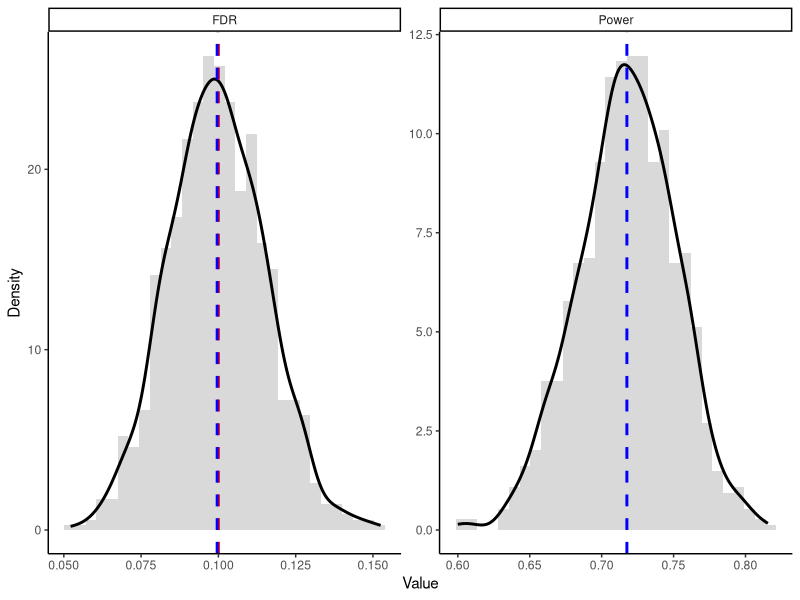

Source code (R):
# packages
library(mgcv)
library(ggplot2)
library(flexmix)

# --- Functions ---
generate_data_mix <- function(n) {
  x <- rnorm(n, 0, 1)
  
  ## x-dependent mixture probability
  pi_x <- plogis(4 * (x - 0.25))
  
  z <- rbinom(n, 1, pi_x)
  
  ## high-mean, high-uncertainty component
  mu_H <- 2.7 + 0.5 * x + 0.2 * x^2
  sigma_H <- 3.0
  
  ## stable positive component for smaller x
  mu_L <- 0.7 - 1.4 * x
  sigma_L <- 0.30
  
  y <- ifelse(
    z == 1,
    rnorm(n, mean = mu_H, sd = sigma_H),
    rnorm(n, mean = mu_L, sd = sigma_L)
  )
  
  ## true conditional mean and sd, useful for diagnosis
  cond_mu <- pi_x * mu_H + (1 - pi_x) * mu_L
  cond_var <- pi_x * (sigma_H^2 + mu_H^2) +
    (1 - pi_x) * (sigma_L^2 + mu_L^2) -
    cond_mu^2
  cond_sd <- sqrt(pmax(cond_var, 1e-8))
  
  data.frame(
    x = x,
    z_latent = z,
    pi_x = pi_x,
    mu_H = mu_H,
    mu_L = mu_L,
    cond_mu = cond_mu,
    cond_sd = cond_sd,
    y = y
  )
}

calc_score <- function(df, m_mu, m_sigma, c_val) {
  if(model=="misspecified"){
    pred_mu <- predict(m_mu, df) # linear model
  }else{
    pred_mu <- unlist(predict(m_mu, df, aggregate=TRUE)) # mix model
  }
  #abs_res
  pred_sigma <- pmax(predict(m_sigma, df), 0.01) # 防止分母为0
  #res2
  #pred_sigma <- sqrt(pmax(predict(m_sigma, df), 0.01))
  #sheridan
  return((pred_mu - c_val) / pred_sigma)
  #return((df$cond_mu-c_val)/df$cond_sd)
  #oracle
  #p_H <- pnorm((df$mu_H - c_val) / 3.0)
  #p_L <- pnorm((df$mu_L - c_val) / 0.30)
  #df$pi_x * p_H + (1 - df$pi_x) * p_L
}

set.seed(2026)

n <- 5000
c_threshold <- 1
alpha <- 0.1
delta <- 1
n_sim <- 1000
model <- "misspecified"
#model <- "correct"

results <- matrix(0, n_sim, 2)
colnames(results) <- c("FDR","Power")
pb <- txtProgressBar(min = 0, max = n_sim, style = 3)

system.time({
for(sim in 1:n_sim){
  # --- Data Generation --
  data <- generate_data_mix(n)
  
  # --- Data Splitting ---
  idx <- sample(1:n)
  d_train <- data[idx[1:(n/4)], ]
  d_var   <- data[idx[(n/4+1):(n/2)], ]
  d_cal   <- data[idx[(n/2+1):(3*n/4)], ]
  d_test  <- data[idx[(3*n/4+1):n], ]
  
  # --- First Stage: Linear prediction model ---
  if(model=="misspecified"){
    model_mu <- lm(y~poly(x,2), data = d_train) # misspecified
  }else{
    #model_mu <- flexmix(y~poly(x,2), data = d_train, k=2) # correct
    model_mu <- flexmix(y ~ poly(x, 2, raw = TRUE), data = d_train, k = 2, concomitant = FLXPmultinom(~ x))
  }
  
  # --- Second Stage: Sigma model ---
  if(model=="misspecified"){
    #d_var$res2 <- (d_var$y - predict(model_mu, d_var))^2 # linear model
    d_var$resid <- d_var$y - predict(model_mu, newdata = d_var)
    d_var$abs_resid <- abs(d_var$resid)
  }else{
    #d_var$res2 <- (d_var$y - unlist(predict(model_mu, d_var,aggregate=TRUE)))^2 # mix model
    d_var$resid <- d_var$y - unlist(predict(model_mu, d_var,aggregate=TRUE))
    d_var$abs_resid <- abs(d_var$resid)
  }
  #model_sigma <- lm(res2 ~ poly(x,3), data=d_var)
  model_sigma <- lm(abs_resid ~ poly(x,3), data = d_var)
  
  # --- Third Stage: Sheridan scores (S = (mu - c) / sigma) ---
  d_cal$S <- calc_score(d_cal, model_mu, model_sigma, c_threshold)
  d_test$S <- calc_score(d_test, model_mu, model_sigma, c_threshold)
  
  # --- Fourth Stage: FDR control ---
  #cal_scores <- sort(unique(d_cal$S), decreasing = FALSE)
  #best_t <- -Inf
  
  #for (t in cal_scores) {
  #  false_alarms_cal <- sum(d_cal$S > t & d_cal$y > c_threshold)
  #  total_selected_cal <- sum(d_cal$S > t)
  #  if (total_selected_cal == 0) next
    
    # estimate FDR
  #  est_fdr <- false_alarms_cal / total_selected_cal
    
  #  if (est_fdr <= alpha) {
  #    best_t <- t
  #    break
  #  } else {
  #    best_t <- t
  #  }
  #}
  
  # sort by score (descending)
  ord <- order(d_cal$S, decreasing = TRUE)
  S_sorted <- d_cal$S[ord]
  y_sorted <- d_cal$y[ord]
  
  # indicator of false alarm
  false_alarm <- (y_sorted <= c_threshold)
  
  # cumulative sums
  cum_selected <- seq_along(S_sorted)
  cum_false <- cumsum(false_alarm)+delta
  
  # estimated FDR
  est_fdr <- cum_false / cum_selected
  
  valid <- which(est_fdr <= alpha)
  if(length(valid) == 0){
    best_t <- Inf
  } else {
    best_t <- S_sorted[max(valid)]
  }
  
  # --- Evaluation ---
  selected_idx <- which(d_test$S >= best_t)
  actual_y <- d_test$y[selected_idx] # "y" of selected data
  FDR <- sum(actual_y <= c_threshold) / max(length(selected_idx),1) # test set FDR
  true_idx <- which(d_test$y > c_threshold)
  Power <- sum(actual_y > c_threshold) / max(length(true_idx),1)
  
  results[sim,] <- c(FDR, Power)
  setTxtProgressBar(pb, sim)
}
})
close(pb)
results <- as.data.frame(results)

## PLOT
df_plot <- rbind(
  data.frame(value = results$FDR, type = "FDR"),
  data.frame(value = results$Power, type = "Power")
)
mean_fdr <- mean(results$FDR)
mean_power <- mean(results$Power)
vlines <- data.frame(
  type = c("FDR", "FDR", "Power"),
  x = c(alpha, mean_fdr, mean_power),
  label = c("alpha", "mean_fdr", "mean_power"),
  color = c("red", "blue", "blue")
)
ggplot(df_plot, aes(x = value)) +
  
  geom_histogram(aes(y = after_stat(density)),
                 bins = 30,
                 fill = "grey70",
                 color = NA,
                 alpha = 0.5) +
  
  geom_density(linewidth = 1) +
  
  geom_vline(data = vlines,
             aes(xintercept = x, color = color),
             linetype = "dashed",
             linewidth = 1,
             show.legend = FALSE) +
  
  facet_wrap(~type, scales = "free") +
  
  scale_color_identity() +
  
  labs(x = "Value", y = "Density") +
  
  theme_classic()

## SAVE DATA
if(model=="misspecified"){
  saveRDS(
    list(
      FDR = results$FDR,
      Power = results$Power
    ),
    file = "Sheridan_misspecified_sim4.rds"
  )
}else{
  saveRDS(
    list(
      FDR = results$FDR,
      Power = results$Power
    ),
    file = "Sheridan_correct_sim4.rds"
  )
}

cat("--- Selection with Sheridan Scores Results ---\n")
cat("We want to select Y <= ", c_threshold, ".\n")
cat("Alpha:", alpha, "\n")
cat("Replicate:", n_sim, "\n")
cat("Average Empirical FDR:", round(mean(results$FDR), 4), "\n")
cat("Average Empirical Power:", round(mean(results$Power), 4), "\n")
